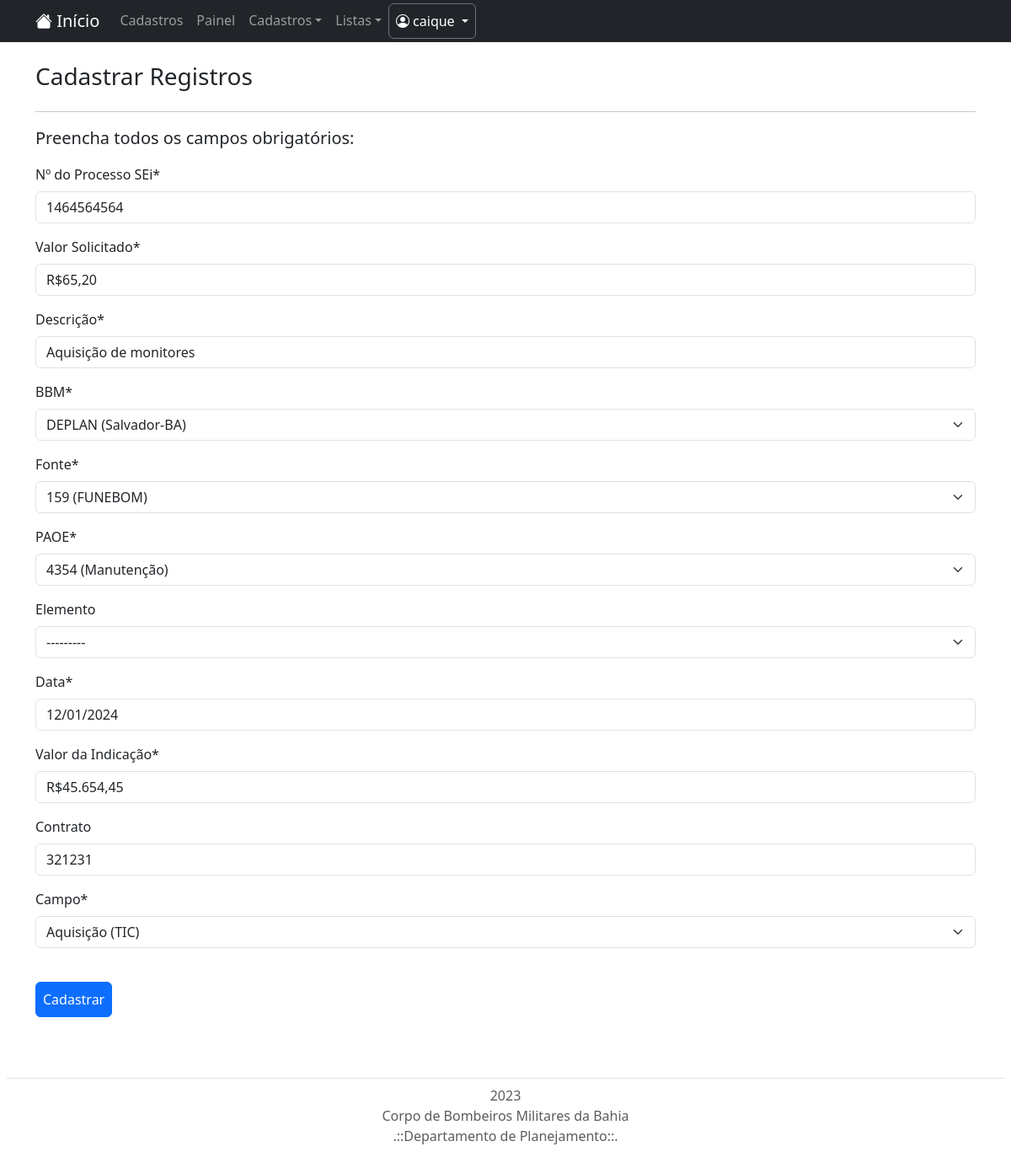
The page /editar/processo/8/ (signed in) on the database its author committed.
### cadastro/models.py (models this page shows, shortened)
class Processos(models.Model):
    processo = models.CharField(max_length=150, verbose_name="Nº do Processo SEi")
    bbm2 = models.ForeignKey(BBM, on_delete=models.PROTECT, verbose_name="BBM")
    fonte2 = models.ForeignKey(Fonte, on_delete=models.PROTECT, verbose_name="Fonte")
    paoe2 = models.ForeignKey(Paoe, on_delete=models.PROTECT, verbose_name="PAOE")
    elemento2 = models.ForeignKey(Elemento, on_delete=models.PROTECT, verbose_name="Elemento", blank=True, null=True)
    usuario = models.ForeignKey(User, on_delete=models.PROTECT,)
    data_da_indicação = models.DateField(verbose_name="Data")
    valor_solicitado_ind = models.CharField(max_length=2000, verbose_name="Valor Solicitado", default="R$0,00", )
    valor_ind = models.CharField(max_length=2000, verbose_name="Valor da Indicação", default="R$0,00")
    descricao = models.CharField(max_length=150, verbose_name="Descrição")
    contrato = models.CharField(max_length=150, verbose_name="Contrato", blank=True, null=True)
    campo = models.ForeignKey(Campo, on_delete=models.PROTECT)

### cadastro/views.py (the view)
# urls.py: path('editar/processo/<int:pk>/', ProcessosIUpdate.as_view(), name='editar-processo'),
class ProcessosIUpdate(LoginRequiredMixin, UpdateView):
    login_url = reverse_lazy('login')
    model = Processos
    fields = [
            'processo',
            'valor_solicitado_ind',
            'descricao',
            'bbm2',
            'fonte2',
            'paoe2',
            'elemento2',
            'data_da_indicação',
            'valor_ind',
            'contrato',
            'campo'
            ]
    template_name = 'cadastros/form.html'
    success_url = reverse_lazy('listar-processo')

### cadastro/models.py (called while the page is built)
    def __str__(self):
        return "{} ({})".format(self.nome, self.descricao)

    def __str__(self):
        return "{} ({})".format(self.fonte, self.desc_fonte)

    def __str__(self):
        return "{} ({}) ".format(self.paoe, self.desc_paoe)

    def __str__(self):
        return "{} ({}) ".format(self.sigla_unidade, self.localidade)

### cadastro/templates/cadastros/form.html (shortened to what this page needs)
{% extends 'paginas/modelo.html' %}
{% load static %}
{% load crispy_forms_tags %}
{% block conteudo %}
<div class='container'>
    <h3 class="my-4">Cadastrar Registros</h3>
    <hr>
    <p class="lead ">Preencha todos os campos obrigatórios:</p>
    <div class="col-sm">
        <form action="" method="POST" class="form-inline">
            {{ form|crispy }}
            <br><button type="submit" class="btn btn-primary mg-2 p-2">Cadastrar</button>
        </form>
    </div>
</div>
{% endblock %}

### app_controle_processos/templates/paginas/modelo.html (shortened to what this page needs)
{% load static %}
<!DOCTYPE html>
<html lang="pt-br">
    <head>
    {% block bootstrap %}
        <link href="https://cdn.jsdelivr.net/npm/bootstrap@5.3.2/dist/css/bootstrap.min.css" rel="stylesheet">
        <link rel="stylesheet" href="https://cdn.jsdelivr.net/npm/bootstrap-icons@1.11.2/font/bootstrap-icons.min.css">
    {% endblock %}
    </head>
    <body>
        {% block navbar %}
        <nav class="navbar navbar-expand-lg navbar-dark bg-dark p-1 ">
            <div class="container">
                <a class="navbar-brand" href="{% url 'home' %}">
                    <i class="bi bi-house-fill" aria-hidden="true"></i>
                    Início
                </a>
                <div class="collapse navbar-collapse" id="navbarNavDropdown">
                    <ul class="navbar-nav">
                        {% if request.user.is_authenticated %}
                        <ul class="navbar-nav">
                            <li class="nav-item">
                                <a class="nav-link" href="{% url 'cadastro' %}">Cadastros</a>
                            </li>
                        </ul>
                        <ul class="navbar-nav">
                            <li class="nav-item">
                                <a class="nav-link" href="{% url 'painel' %}">Painel</a>
                            </li>
                        </ul>
                        <li class="nav-item dropdown">
                            <a class="nav-link dropdown-toggle" href="#" id="navbarDropdownMenuLink" role="button" data-bs-toggle="dropdown" aria-expanded="false">Cadastros</a>
                        </li>
                        <li class="nav-item dropdown">
                            <a class="nav-link dropdown-toggle" href="#" id="navbarDropdownMenuLink" role="button" data-bs-toggle="dropdown" aria-expanded="false">Listas</a>
                        </li>
                    <ul class="navbar-nav ">
                        <li class="nav-item dropdown">
                            <a class="nav-link dropdown-toggle text-white text-center border rounded border-secondary mx-auto" href="{% url 'login' %}"
                                id="navbarDropdownMenuLink" role="button" data-bs-toggle="dropdown" aria-expanded="false"
                                aria-haspopup="true">
                                <i class="bi bi-person-circle" aria-hidden="true"></i>
                                <span id="username">{{ user.username }}</span>
                            </a>
                        </li>
                        {% endif %}
                    </ul>
                </div>
            </div>
        </nav>
        {% endblock %}
        {% block conteudo %}
        {% endblock %}
{% block script-js-boots %}
</body>
{% endblock %}
{% block footer %}
    <div class="footer  mt-auto ">
        <footer class="py-3 my-4 p-2 ">
                <ul class="nav nav-pills justify-content-center border-bottom pb-3 mb-2 ">
                </ul>
                <p class="text-center text-muted">2023 <br> Corpo de Bombeiros Militares da Bahia <br> .::Departamento de Planejamento::.</p>
        </footer>
    </div>
{% endblock %}
</html>

### rows shown on the page
Processos: processo "1464564564", valor_solicitado_ind "R$65,20", descricao "Aquisição de monitores", bbm2 "DEPLAN (Salvador-BA)", fonte2 "159 (FUNEBOM)", paoe2 "4354 (Manutenção)", elemento2 "---------", data_da_indicação "12/01/2024", valor_ind "R$45.654,45", contrato "321231", campo "Aquisição (TIC)"

### other values the page prints
{{ user.username }} "caique"
